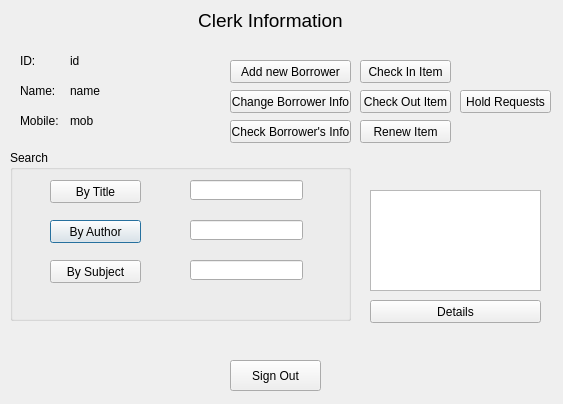
<?xml version="1.0" encoding="UTF-8"?>
<ui version="4.0">
 <class>ClerkData</class>
 <widget class="QDialog" name="ClerkData">
  <property name="geometry">
   <rect>
    <x>0</x>
    <y>0</y>
    <width>563</width>
    <height>404</height>
   </rect>
  </property>
  <property name="windowTitle">
   <string>Dialog</string>
  </property>
  <widget class="QLabel" name="cMob">
   <property name="geometry">
    <rect>
     <x>70</x>
     <y>110</y>
     <width>131</width>
     <height>21</height>
    </rect>
   </property>
   <property name="text">
    <string>mob</string>
   </property>
  </widget>
  <widget class="QGroupBox" name="groupBox">
   <property name="geometry">
    <rect>
     <x>10</x>
     <y>150</y>
     <width>341</width>
     <height>171</height>
    </rect>
   </property>
   <property name="title">
    <string>Search</string>
   </property>
   <widget class="QPushButton" name="cauthor">
    <property name="geometry">
     <rect>
      <x>40</x>
      <y>70</y>
      <width>91</width>
      <height>23</height>
     </rect>
    </property>
    <property name="text">
     <string>By Author</string>
    </property>
   </widget>
   <widget class="QLineEdit" name="ctitle_2">
    <property name="geometry">
     <rect>
      <x>180</x>
      <y>30</y>
      <width>113</width>
      <height>20</height>
     </rect>
    </property>
   </widget>
   <widget class="QLineEdit" name="csubject_2">
    <property name="geometry">
     <rect>
      <x>180</x>
      <y>110</y>
      <width>113</width>
      <height>20</height>
     </rect>
    </property>
   </widget>
   <widget class="QLineEdit" name="cauthor_2">
    <property name="geometry">
     <rect>
      <x>180</x>
      <y>70</y>
      <width>113</width>
      <height>20</height>
     </rect>
    </property>
   </widget>
   <widget class="QPushButton" name="csubject">
    <property name="geometry">
     <rect>
      <x>40</x>
      <y>110</y>
      <width>91</width>
      <height>23</height>
     </rect>
    </property>
    <property name="text">
     <string>By Subject</string>
    </property>
   </widget>
   <widget class="QPushButton" name="ctitle">
    <property name="geometry">
     <rect>
      <x>40</x>
      <y>30</y>
      <width>91</width>
      <height>23</height>
     </rect>
    </property>
    <property name="text">
     <string>By Title</string>
    </property>
   </widget>
  </widget>
  <widget class="QLabel" name="label_3">
   <property name="geometry">
    <rect>
     <x>20</x>
     <y>110</y>
     <width>47</width>
     <height>21</height>
    </rect>
   </property>
   <property name="text">
    <string>Mobile:</string>
   </property>
  </widget>
  <widget class="QPushButton" name="signOut">
   <property name="geometry">
    <rect>
     <x>230</x>
     <y>360</y>
     <width>91</width>
     <height>31</height>
    </rect>
   </property>
   <property name="text">
    <string>Sign Out</string>
   </property>
  </widget>
  <widget class="QPushButton" name="details">
   <property name="geometry">
    <rect>
     <x>370</x>
     <y>300</y>
     <width>171</width>
     <height>23</height>
    </rect>
   </property>
   <property name="text">
    <string>Details</string>
   </property>
  </widget>
  <widget class="QLabel" name="label_4">
   <property name="geometry">
    <rect>
     <x>110</x>
     <y>10</y>
     <width>321</width>
     <height>20</height>
    </rect>
   </property>
   <property name="font">
    <font>
     <pointsize>14</pointsize>
    </font>
   </property>
   <property name="layoutDirection">
    <enum>Qt::LeftToRight</enum>
   </property>
   <property name="styleSheet">
    <string notr="true"/>
   </property>
   <property name="text">
    <string>Clerk Information</string>
   </property>
   <property name="alignment">
    <set>Qt::AlignCenter</set>
   </property>
  </widget>
  <widget class="QListWidget" name="clistWidget_2">
   <property name="geometry">
    <rect>
     <x>370</x>
     <y>190</y>
     <width>171</width>
     <height>101</height>
    </rect>
   </property>
  </widget>
  <widget class="QLabel" name="clabel_6">
   <property name="geometry">
    <rect>
     <x>370</x>
     <y>160</y>
     <width>171</width>
     <height>20</height>
    </rect>
   </property>
   <property name="text">
    <string/>
   </property>
   <property name="alignment">
    <set>Qt::AlignCenter</set>
   </property>
  </widget>
  <widget class="QLabel" name="label_2">
   <property name="geometry">
    <rect>
     <x>20</x>
     <y>80</y>
     <width>47</width>
     <height>21</height>
    </rect>
   </property>
   <property name="text">
    <string>Name:</string>
   </property>
  </widget>
  <widget class="QLabel" name="cID">
   <property name="geometry">
    <rect>
     <x>70</x>
     <y>50</y>
     <width>131</width>
     <height>21</height>
    </rect>
   </property>
   <property name="text">
    <string>id</string>
   </property>
  </widget>
  <widget class="QLabel" name="cName">
   <property name="geometry">
    <rect>
     <x>70</x>
     <y>80</y>
     <width>131</width>
     <height>21</height>
    </rect>
   </property>
   <property name="text">
    <string>name</string>
   </property>
  </widget>
  <widget class="QLabel" name="label">
   <property name="geometry">
    <rect>
     <x>20</x>
     <y>50</y>
     <width>47</width>
     <height>21</height>
    </rect>
   </property>
   <property name="text">
    <string>ID:</string>
   </property>
  </widget>
  <widget class="QPushButton" name="pushButton">
   <property name="geometry">
    <rect>
     <x>230</x>
     <y>60</y>
     <width>121</width>
     <height>23</height>
    </rect>
   </property>
   <property name="text">
    <string>Add new Borrower</string>
   </property>
  </widget>
  <widget class="QPushButton" name="pushButton_2">
   <property name="geometry">
    <rect>
     <x>230</x>
     <y>90</y>
     <width>121</width>
     <height>23</height>
    </rect>
   </property>
   <property name="text">
    <string>Change Borrower Info</string>
   </property>
  </widget>
  <widget class="QPushButton" name="pushButton_3">
   <property name="geometry">
    <rect>
     <x>360</x>
     <y>90</y>
     <width>91</width>
     <height>23</height>
    </rect>
   </property>
   <property name="text">
    <string>Check Out Item</string>
   </property>
  </widget>
  <widget class="QPushButton" name="pushButton_4">
   <property name="geometry">
    <rect>
     <x>360</x>
     <y>60</y>
     <width>91</width>
     <height>23</height>
    </rect>
   </property>
   <property name="text">
    <string>Check In Item</string>
   </property>
  </widget>
  <widget class="QPushButton" name="pushButton_5">
   <property name="geometry">
    <rect>
     <x>230</x>
     <y>120</y>
     <width>121</width>
     <height>23</height>
    </rect>
   </property>
   <property name="text">
    <string>Check Borrower's Info</string>
   </property>
  </widget>
  <widget class="QPushButton" name="pushButton_6">
   <property name="geometry">
    <rect>
     <x>360</x>
     <y>120</y>
     <width>91</width>
     <height>23</height>
    </rect>
   </property>
   <property name="text">
    <string>Renew Item</string>
   </property>
  </widget>
  <widget class="QPushButton" name="pushButton_7">
   <property name="geometry">
    <rect>
     <x>460</x>
     <y>90</y>
     <width>91</width>
     <height>23</height>
    </rect>
   </property>
   <property name="text">
    <string>Hold Requests</string>
   </property>
  </widget>
 </widget>
 <resources/>
 <connections/>
</ui>
